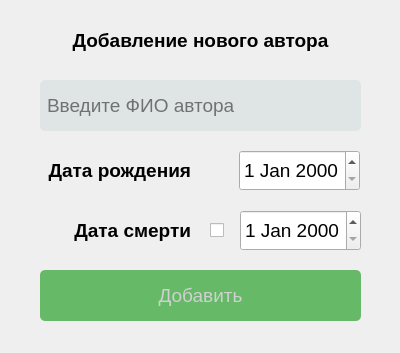
<?xml version="1.0" encoding="UTF-8"?>
<ui version="4.0">
 <class>AuthorWindow</class>
 <widget class="QDialog" name="AuthorWindow">
  <property name="geometry">
   <rect>
    <x>0</x>
    <y>0</y>
    <width>400</width>
    <height>353</height>
   </rect>
  </property>
  <property name="windowTitle">
   <string>Dialog</string>
  </property>
  <widget class="QPushButton" name="addButton">
   <property name="geometry">
    <rect>
     <x>40</x>
     <y>270</y>
     <width>321</width>
     <height>51</height>
    </rect>
   </property>
   <property name="palette">
    <palette>
     <active>
      <colorrole role="WindowText">
       <brush brushstyle="SolidPattern">
        <color alpha="255">
         <red>0</red>
         <green>0</green>
         <blue>0</blue>
        </color>
       </brush>
      </colorrole>
      <colorrole role="Button">
       <brush brushstyle="SolidPattern">
        <color alpha="255">
         <red>101</red>
         <green>185</green>
         <blue>103</blue>
        </color>
       </brush>
      </colorrole>
      <colorrole role="Light">
       <brush brushstyle="SolidPattern">
        <color alpha="255">
         <red>255</red>
         <green>255</green>
         <blue>255</blue>
        </color>
       </brush>
      </colorrole>
      <colorrole role="Midlight">
       <brush brushstyle="SolidPattern">
        <color alpha="255">
         <red>227</red>
         <green>227</green>
         <blue>227</blue>
        </color>
       </brush>
      </colorrole>
      <colorrole role="Dark">
       <brush brushstyle="SolidPattern">
        <color alpha="255">
         <red>160</red>
         <green>160</green>
         <blue>160</blue>
        </color>
       </brush>
      </colorrole>
      <colorrole role="Mid">
       <brush brushstyle="SolidPattern">
        <color alpha="255">
         <red>160</red>
         <green>160</green>
         <blue>160</blue>
        </color>
       </brush>
      </colorrole>
      <colorrole role="Text">
       <brush brushstyle="SolidPattern">
        <color alpha="255">
         <red>0</red>
         <green>0</green>
         <blue>0</blue>
        </color>
       </brush>
      </colorrole>
      <colorrole role="BrightText">
       <brush brushstyle="SolidPattern">
        <color alpha="255">
         <red>255</red>
         <green>255</green>
         <blue>255</blue>
        </color>
       </brush>
      </colorrole>
      <colorrole role="ButtonText">
       <brush brushstyle="SolidPattern">
        <color alpha="255">
         <red>255</red>
         <green>255</green>
         <blue>255</blue>
        </color>
       </brush>
      </colorrole>
      <colorrole role="Base">
       <brush brushstyle="SolidPattern">
        <color alpha="255">
         <red>101</red>
         <green>185</green>
         <blue>103</blue>
        </color>
       </brush>
      </colorrole>
      <colorrole role="Window">
       <brush brushstyle="SolidPattern">
        <color alpha="255">
         <red>101</red>
         <green>185</green>
         <blue>103</blue>
        </color>
       </brush>
      </colorrole>
      <colorrole role="Shadow">
       <brush brushstyle="SolidPattern">
        <color alpha="255">
         <red>105</red>
         <green>105</green>
         <blue>105</blue>
        </color>
       </brush>
      </colorrole>
      <colorrole role="Highlight">
       <brush brushstyle="SolidPattern">
        <color alpha="255">
         <red>0</red>
         <green>120</green>
         <blue>215</blue>
        </color>
       </brush>
      </colorrole>
      <colorrole role="HighlightedText">
       <brush brushstyle="SolidPattern">
        <color alpha="255">
         <red>255</red>
         <green>255</green>
         <blue>255</blue>
        </color>
       </brush>
      </colorrole>
      <colorrole role="Link">
       <brush brushstyle="SolidPattern">
        <color alpha="255">
         <red>0</red>
         <green>0</green>
         <blue>255</blue>
        </color>
       </brush>
      </colorrole>
      <colorrole role="LinkVisited">
       <brush brushstyle="SolidPattern">
        <color alpha="255">
         <red>255</red>
         <green>0</green>
         <blue>255</blue>
        </color>
       </brush>
      </colorrole>
      <colorrole role="AlternateBase">
       <brush brushstyle="SolidPattern">
        <color alpha="255">
         <red>245</red>
         <green>245</green>
         <blue>245</blue>
        </color>
       </brush>
      </colorrole>
      <colorrole role="NoRole">
       <brush brushstyle="SolidPattern">
        <color alpha="255">
         <red>0</red>
         <green>0</green>
         <blue>0</blue>
        </color>
       </brush>
      </colorrole>
      <colorrole role="ToolTipBase">
       <brush brushstyle="SolidPattern">
        <color alpha="255">
         <red>255</red>
         <green>255</green>
         <blue>220</blue>
        </color>
       </brush>
      </colorrole>
      <colorrole role="ToolTipText">
       <brush brushstyle="SolidPattern">
        <color alpha="255">
         <red>0</red>
         <green>0</green>
         <blue>0</blue>
        </color>
       </brush>
      </colorrole>
      <colorrole role="PlaceholderText">
       <brush brushstyle="SolidPattern">
        <color alpha="128">
         <red>0</red>
         <green>0</green>
         <blue>0</blue>
        </color>
       </brush>
      </colorrole>
     </active>
     <inactive>
      <colorrole role="WindowText">
       <brush brushstyle="SolidPattern">
        <color alpha="255">
         <red>208</red>
         <green>208</green>
         <blue>208</blue>
        </color>
       </brush>
      </colorrole>
      <colorrole role="Button">
       <brush brushstyle="SolidPattern">
        <color alpha="255">
         <red>101</red>
         <green>185</green>
         <blue>103</blue>
        </color>
       </brush>
      </colorrole>
      <colorrole role="Light">
       <brush brushstyle="SolidPattern">
        <color alpha="255">
         <red>255</red>
         <green>255</green>
         <blue>255</blue>
        </color>
       </brush>
      </colorrole>
      <colorrole role="Midlight">
       <brush brushstyle="SolidPattern">
        <color alpha="255">
         <red>227</red>
         <green>227</green>
         <blue>227</blue>
        </color>
       </brush>
      </colorrole>
      <colorrole role="Dark">
       <brush brushstyle="SolidPattern">
        <color alpha="255">
         <red>64</red>
         <green>65</green>
         <blue>66</blue>
        </color>
       </brush>
      </colorrole>
      <colorrole role="Mid">
       <brush brushstyle="SolidPattern">
        <color alpha="255">
         <red>160</red>
         <green>160</green>
         <blue>160</blue>
        </color>
       </brush>
      </colorrole>
      <colorrole role="Text">
       <brush brushstyle="SolidPattern">
        <color alpha="255">
         <red>208</red>
         <green>208</green>
         <blue>208</blue>
        </color>
       </brush>
      </colorrole>
      <colorrole role="BrightText">
       <brush brushstyle="SolidPattern">
        <color alpha="255">
         <red>255</red>
         <green>51</green>
         <blue>51</blue>
        </color>
       </brush>
      </colorrole>
      <colorrole role="ButtonText">
       <brush brushstyle="SolidPattern">
        <color alpha="255">
         <red>208</red>
         <green>208</green>
         <blue>208</blue>
        </color>
       </brush>
      </colorrole>
      <colorrole role="Base">
       <brush brushstyle="SolidPattern">
        <color alpha="255">
         <red>101</red>
         <green>185</green>
         <blue>103</blue>
        </color>
       </brush>
      </colorrole>
      <colorrole role="Window">
       <brush brushstyle="SolidPattern">
        <color alpha="255">
         <red>101</red>
         <green>185</green>
         <blue>103</blue>
        </color>
       </brush>
      </colorrole>
      <colorrole role="Shadow">
       <brush brushstyle="SolidPattern">
        <color alpha="255">
         <red>105</red>
         <green>105</green>
         <blue>105</blue>
        </color>
       </brush>
      </colorrole>
      <colorrole role="Highlight">
       <brush brushstyle="SolidPattern">
        <color alpha="255">
         <red>29</red>
         <green>84</green>
         <blue>92</blue>
        </color>
       </brush>
      </colorrole>
      <colorrole role="HighlightedText">
       <brush brushstyle="SolidPattern">
        <color alpha="255">
         <red>240</red>
         <green>240</green>
         <blue>240</blue>
        </color>
       </brush>
      </colorrole>
      <colorrole role="Link">
       <brush brushstyle="SolidPattern">
        <color alpha="255">
         <red>0</red>
         <green>122</green>
         <blue>244</blue>
        </color>
       </brush>
      </colorrole>
      <colorrole role="LinkVisited">
       <brush brushstyle="SolidPattern">
        <color alpha="255">
         <red>165</red>
         <green>122</green>
         <blue>255</blue>
        </color>
       </brush>
      </colorrole>
      <colorrole role="AlternateBase">
       <brush brushstyle="SolidPattern">
        <color alpha="255">
         <red>53</red>
         <green>54</green>
         <blue>55</blue>
        </color>
       </brush>
      </colorrole>
      <colorrole role="NoRole">
       <brush brushstyle="NoBrush">
        <color alpha="255">
         <red>0</red>
         <green>0</green>
         <blue>0</blue>
        </color>
       </brush>
      </colorrole>
      <colorrole role="ToolTipBase">
       <brush brushstyle="SolidPattern">
        <color alpha="255">
         <red>64</red>
         <green>65</green>
         <blue>66</blue>
        </color>
       </brush>
      </colorrole>
      <colorrole role="ToolTipText">
       <brush brushstyle="SolidPattern">
        <color alpha="255">
         <red>208</red>
         <green>208</green>
         <blue>208</blue>
        </color>
       </brush>
      </colorrole>
      <colorrole role="PlaceholderText">
       <brush brushstyle="SolidPattern">
        <color alpha="255">
         <red>127</red>
         <green>127</green>
         <blue>128</blue>
        </color>
       </brush>
      </colorrole>
     </inactive>
     <disabled>
      <colorrole role="WindowText">
       <brush brushstyle="SolidPattern">
        <color alpha="255">
         <red>120</red>
         <green>120</green>
         <blue>120</blue>
        </color>
       </brush>
      </colorrole>
      <colorrole role="Button">
       <brush brushstyle="SolidPattern">
        <color alpha="255">
         <red>101</red>
         <green>185</green>
         <blue>103</blue>
        </color>
       </brush>
      </colorrole>
      <colorrole role="Light">
       <brush brushstyle="SolidPattern">
        <color alpha="255">
         <red>255</red>
         <green>255</green>
         <blue>255</blue>
        </color>
       </brush>
      </colorrole>
      <colorrole role="Midlight">
       <brush brushstyle="SolidPattern">
        <color alpha="255">
         <red>247</red>
         <green>247</green>
         <blue>247</blue>
        </color>
       </brush>
      </colorrole>
      <colorrole role="Dark">
       <brush brushstyle="SolidPattern">
        <color alpha="255">
         <red>160</red>
         <green>160</green>
         <blue>160</blue>
        </color>
       </brush>
      </colorrole>
      <colorrole role="Mid">
       <brush brushstyle="SolidPattern">
        <color alpha="255">
         <red>160</red>
         <green>160</green>
         <blue>160</blue>
        </color>
       </brush>
      </colorrole>
      <colorrole role="Text">
       <brush brushstyle="SolidPattern">
        <color alpha="96">
         <red>164</red>
         <green>166</green>
         <blue>168</blue>
        </color>
       </brush>
      </colorrole>
      <colorrole role="BrightText">
       <brush brushstyle="SolidPattern">
        <color alpha="255">
         <red>255</red>
         <green>255</green>
         <blue>255</blue>
        </color>
       </brush>
      </colorrole>
      <colorrole role="ButtonText">
       <brush brushstyle="SolidPattern">
        <color alpha="255">
         <red>120</red>
         <green>120</green>
         <blue>120</blue>
        </color>
       </brush>
      </colorrole>
      <colorrole role="Base">
       <brush brushstyle="SolidPattern">
        <color alpha="255">
         <red>101</red>
         <green>185</green>
         <blue>103</blue>
        </color>
       </brush>
      </colorrole>
      <colorrole role="Window">
       <brush brushstyle="SolidPattern">
        <color alpha="255">
         <red>101</red>
         <green>185</green>
         <blue>103</blue>
        </color>
       </brush>
      </colorrole>
      <colorrole role="Shadow">
       <brush brushstyle="SolidPattern">
        <color alpha="255">
         <red>0</red>
         <green>0</green>
         <blue>0</blue>
        </color>
       </brush>
      </colorrole>
      <colorrole role="Highlight">
       <brush brushstyle="SolidPattern">
        <color alpha="255">
         <red>29</red>
         <green>84</green>
         <blue>92</blue>
        </color>
       </brush>
      </colorrole>
      <colorrole role="HighlightedText">
       <brush brushstyle="SolidPattern">
        <color alpha="255">
         <red>240</red>
         <green>240</green>
         <blue>240</blue>
        </color>
       </brush>
      </colorrole>
      <colorrole role="Link">
       <brush brushstyle="SolidPattern">
        <color alpha="255">
         <red>0</red>
         <green>122</green>
         <blue>244</blue>
        </color>
       </brush>
      </colorrole>
      <colorrole role="LinkVisited">
       <brush brushstyle="SolidPattern">
        <color alpha="255">
         <red>165</red>
         <green>122</green>
         <blue>255</blue>
        </color>
       </brush>
      </colorrole>
      <colorrole role="AlternateBase">
       <brush brushstyle="SolidPattern">
        <color alpha="255">
         <red>53</red>
         <green>54</green>
         <blue>55</blue>
        </color>
       </brush>
      </colorrole>
      <colorrole role="NoRole">
       <brush brushstyle="NoBrush">
        <color alpha="255">
         <red>0</red>
         <green>0</green>
         <blue>0</blue>
        </color>
       </brush>
      </colorrole>
      <colorrole role="ToolTipBase">
       <brush brushstyle="SolidPattern">
        <color alpha="255">
         <red>64</red>
         <green>65</green>
         <blue>66</blue>
        </color>
       </brush>
      </colorrole>
      <colorrole role="ToolTipText">
       <brush brushstyle="SolidPattern">
        <color alpha="255">
         <red>208</red>
         <green>208</green>
         <blue>208</blue>
        </color>
       </brush>
      </colorrole>
      <colorrole role="PlaceholderText">
       <brush brushstyle="SolidPattern">
        <color alpha="255">
         <red>127</red>
         <green>127</green>
         <blue>128</blue>
        </color>
       </brush>
      </colorrole>
     </disabled>
    </palette>
   </property>
   <property name="font">
    <font>
     <pointsize>14</pointsize>
     <bold>false</bold>
    </font>
   </property>
   <property name="styleSheet">
    <string notr="true">QPushButton{
	background-color: rgb(101, 185, 103);
	border-style: None;
	border-radius: 5px;
}</string>
   </property>
   <property name="text">
    <string>Добавить</string>
   </property>
   <property name="autoDefault">
    <bool>false</bool>
   </property>
   <property name="default">
    <bool>true</bool>
   </property>
   <property name="flat">
    <bool>false</bool>
   </property>
  </widget>
  <widget class="QLineEdit" name="name">
   <property name="geometry">
    <rect>
     <x>40</x>
     <y>80</y>
     <width>321</width>
     <height>51</height>
    </rect>
   </property>
   <property name="palette">
    <palette>
     <active>
      <colorrole role="Button">
       <brush brushstyle="SolidPattern">
        <color alpha="255">
         <red>223</red>
         <green>229</green>
         <blue>229</blue>
        </color>
       </brush>
      </colorrole>
      <colorrole role="Text">
       <brush brushstyle="SolidPattern">
        <color alpha="255">
         <red>0</red>
         <green>0</green>
         <blue>0</blue>
        </color>
       </brush>
      </colorrole>
      <colorrole role="Base">
       <brush brushstyle="SolidPattern">
        <color alpha="255">
         <red>223</red>
         <green>229</green>
         <blue>229</blue>
        </color>
       </brush>
      </colorrole>
      <colorrole role="Window">
       <brush brushstyle="SolidPattern">
        <color alpha="255">
         <red>223</red>
         <green>229</green>
         <blue>229</blue>
        </color>
       </brush>
      </colorrole>
     </active>
     <inactive>
      <colorrole role="Button">
       <brush brushstyle="SolidPattern">
        <color alpha="255">
         <red>223</red>
         <green>229</green>
         <blue>229</blue>
        </color>
       </brush>
      </colorrole>
      <colorrole role="Text">
       <brush brushstyle="SolidPattern">
        <color alpha="255">
         <red>208</red>
         <green>208</green>
         <blue>208</blue>
        </color>
       </brush>
      </colorrole>
      <colorrole role="Base">
       <brush brushstyle="SolidPattern">
        <color alpha="255">
         <red>223</red>
         <green>229</green>
         <blue>229</blue>
        </color>
       </brush>
      </colorrole>
      <colorrole role="Window">
       <brush brushstyle="SolidPattern">
        <color alpha="255">
         <red>223</red>
         <green>229</green>
         <blue>229</blue>
        </color>
       </brush>
      </colorrole>
     </inactive>
     <disabled>
      <colorrole role="Button">
       <brush brushstyle="SolidPattern">
        <color alpha="255">
         <red>223</red>
         <green>229</green>
         <blue>229</blue>
        </color>
       </brush>
      </colorrole>
      <colorrole role="Text">
       <brush brushstyle="SolidPattern">
        <color alpha="96">
         <red>164</red>
         <green>166</green>
         <blue>168</blue>
        </color>
       </brush>
      </colorrole>
      <colorrole role="Base">
       <brush brushstyle="SolidPattern">
        <color alpha="255">
         <red>223</red>
         <green>229</green>
         <blue>229</blue>
        </color>
       </brush>
      </colorrole>
      <colorrole role="Window">
       <brush brushstyle="SolidPattern">
        <color alpha="255">
         <red>223</red>
         <green>229</green>
         <blue>229</blue>
        </color>
       </brush>
      </colorrole>
     </disabled>
    </palette>
   </property>
   <property name="font">
    <font>
     <pointsize>14</pointsize>
     <stylestrategy>PreferDefault</stylestrategy>
    </font>
   </property>
   <property name="styleSheet">
    <string notr="true">QLineEdit {
	padding: 5px;
	border-style: None;
	border-radius: 5px;
	background-color: #dfe5e5
}
QLineEdit:active{
	box-shadow: 1px
}</string>
   </property>
   <property name="placeholderText">
    <string>Введите ФИО автора</string>
   </property>
  </widget>
  <widget class="QLabel" name="label">
   <property name="geometry">
    <rect>
     <x>50</x>
     <y>30</y>
     <width>301</width>
     <height>21</height>
    </rect>
   </property>
   <property name="font">
    <font>
     <pointsize>14</pointsize>
     <bold>true</bold>
    </font>
   </property>
   <property name="text">
    <string>Добавление нового автора</string>
   </property>
   <property name="alignment">
    <set>Qt::AlignCenter</set>
   </property>
  </widget>
  <widget class="QDateEdit" name="birth">
   <property name="geometry">
    <rect>
     <x>239</x>
     <y>150</y>
     <width>121</width>
     <height>41</height>
    </rect>
   </property>
   <property name="font">
    <font>
     <pointsize>14</pointsize>
    </font>
   </property>
  </widget>
  <widget class="QDateEdit" name="death">
   <property name="geometry">
    <rect>
     <x>240</x>
     <y>210</y>
     <width>121</width>
     <height>41</height>
    </rect>
   </property>
   <property name="font">
    <font>
     <pointsize>14</pointsize>
    </font>
   </property>
   <property name="minimumDateTime">
    <datetime>
     <hour>0</hour>
     <minute>0</minute>
     <second>0</second>
     <year>1752</year>
     <month>9</month>
     <day>14</day>
    </datetime>
   </property>
  </widget>
  <widget class="QLabel" name="label_2">
   <property name="geometry">
    <rect>
     <x>40</x>
     <y>150</y>
     <width>151</width>
     <height>41</height>
    </rect>
   </property>
   <property name="font">
    <font>
     <pointsize>14</pointsize>
     <bold>true</bold>
    </font>
   </property>
   <property name="text">
    <string>Дата рождения</string>
   </property>
   <property name="alignment">
    <set>Qt::AlignRight|Qt::AlignTrailing|Qt::AlignVCenter</set>
   </property>
  </widget>
  <widget class="QLabel" name="label_3">
   <property name="geometry">
    <rect>
     <x>50</x>
     <y>210</y>
     <width>141</width>
     <height>41</height>
    </rect>
   </property>
   <property name="font">
    <font>
     <pointsize>14</pointsize>
     <bold>true</bold>
    </font>
   </property>
   <property name="text">
    <string>Дата смерти</string>
   </property>
   <property name="alignment">
    <set>Qt::AlignRight|Qt::AlignTrailing|Qt::AlignVCenter</set>
   </property>
  </widget>
  <widget class="QCheckBox" name="checkBox">
   <property name="geometry">
    <rect>
     <x>210</x>
     <y>220</y>
     <width>21</width>
     <height>21</height>
    </rect>
   </property>
   <property name="text">
    <string/>
   </property>
  </widget>
 </widget>
 <resources/>
 <connections/>
</ui>
